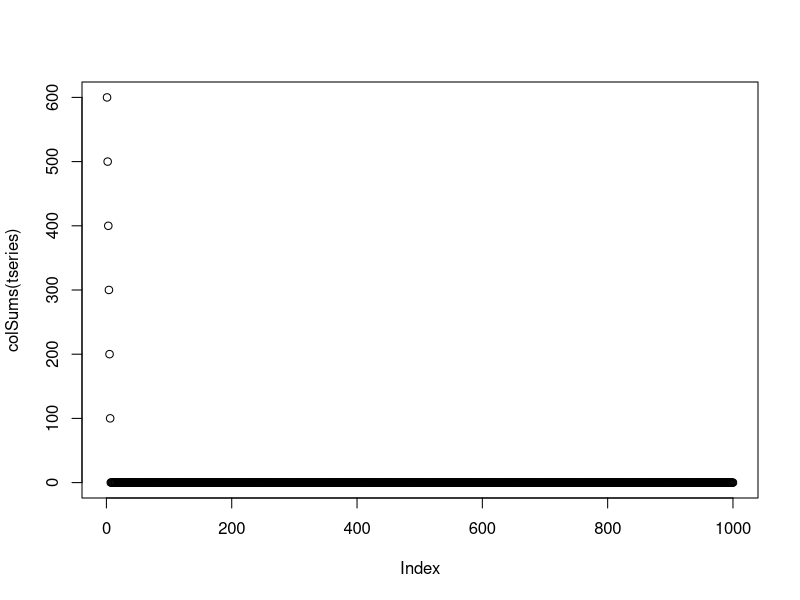
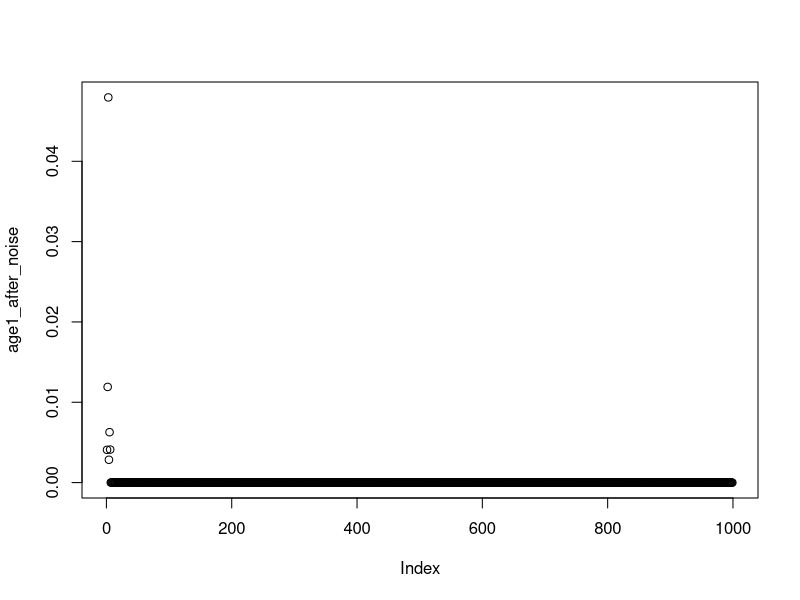
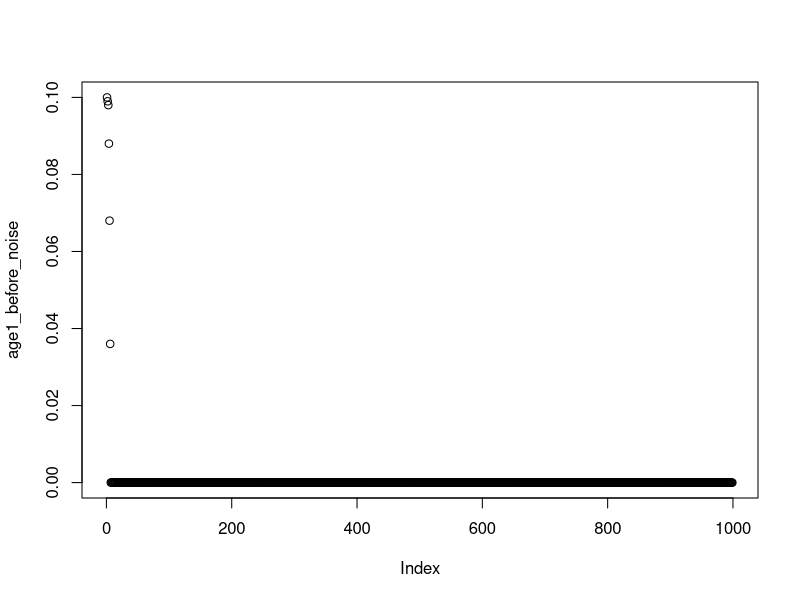
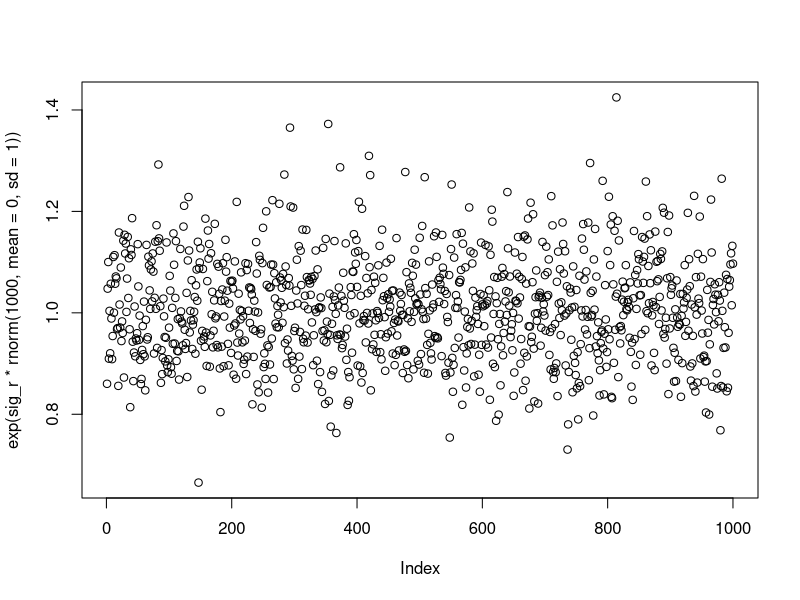

Write the R code that produced these figures, in order. (Note: this script raises an error after producing the figures.)
# New simulation method
# Instead of using the BH model, this code simulates
# populations using the Jacobian matrix as if it is 
# a Leslie. We use the Jacobian instead of a Leslie
# because we are evaluating the dynamics about the 
# equilibrium point. 

# Plan:
# 1. create fake Jacobian matrix
# 2. can I simulate displacement from equilibrium when noise is added?


set.seed(2)


toprow <- c(0.01,0.01,0.1,0.2,0.32,0.36)
toprow <- toprow * 0.001
sum(toprow) #should equal 1
length(toprow) #num age classes

jac <- matrix(0,nrow=length(toprow),ncol=length(toprow))
jac[1,] <- toprow
jac[2,1]<-1
jac[3,2]<-1
jac[4,3]<-1
jac[5,4]<-1
jac[6,5]<-1
jac
eigen(jac) #first eigenvalue is 1

tsteps = 1000
sig_r = 0.1

t0 <- matrix(100,nrow=length(jac[,1]),ncol=1)
tseries <- matrix(NA,nrow=length(jac[,1]),ncol=tsteps)
tseries[,1] <- t0
age1_before_noise <- rep(NA,length=tsteps)
age1_after_noise <- rep(NA,length=tsteps)
set.seed(2)  
for (t in 1:(tsteps-1)){
  step <- jac %*% tseries[,t] #calc the first age vector
  age1_before_noise[t] <- step[1,1]
  age1_after_noise[t] <- step[1,1]*sig_r*exp(rnorm(1,mean=0,sd=1)) #add some noise to age 1
  step[1,1] <- age1_after_noise[t]
  tseries[,t+1] <- step #store age vector
}
plot(colSums(tseries))
plot(age1_after_noise)
plot(age1_before_noise)
plot(exp(sig_r*rnorm(1000,mean=0,sd=1)))




# ****************






# setting 'span' - a vector of odd integers to specify the smoothers
tmp <- ceiling(sqrt(length(1:(tsteps-rm_first_timesteps-1)))) #square root of timeseries length, rounded
if (tmp %% 2 == 0) {m <- tmp+1} else {m <- tmp} #make it odd, if the square root is even
m = m * span.multiplier


out <- spec.pgram(nsize[200:1000],spans=c(m,m),plot = TRUE)
plot(nsize[200:tsteps])
plot(x=out$freq,y=out$spec)
plot(etseries)
